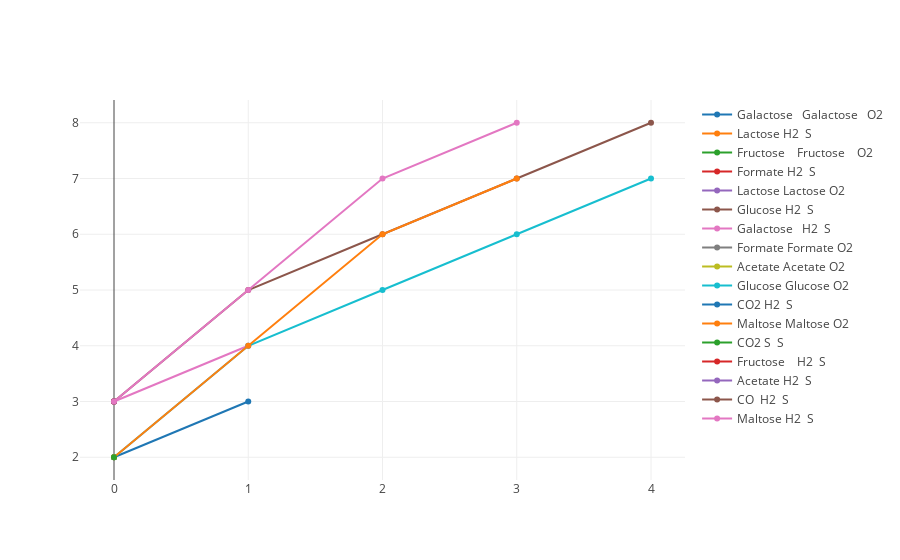

Source (notebook cell):
### Code cell
super_plot(all_seed_dfs,'n_compounds_cumulative')

### Figure 1 — Plotly figure (JSON) as saved in the notebook; plotly's stock layout.template omitted (floating-point values rounded to 4 significant figures)
{"data": [{"mode": "lines+markers", "name": "Galactose   Galactose   O2", "textposition": "top center", "type": "scatter", "x": [0, 1], "y": [2, 3]}, {"mode": "lines+markers", "name": "Lactose H2  S", "textposition": "top center", "type": "scatter", "x": [0], "y": [3]}, {"mode": "lines+markers", "name": "Fructose    Fructose    O2", "textposition": "top center", "type": "scatter", "x": [0], "y": [2]}, {"mode": "lines+markers", "name": "Formate H2  S", "textposition": "top center", "type": "scatter", "x": [0], "y": [3]}, {"mode": "lines+markers", "name": "Lactose Lactose O2", "textposition": "top center", "type": "scatter", "x": [0], "y": [2]}, {"mode": "lines+markers", "name": "Glucose H2  S", "textposition": "top center", "type": "scatter", "x": [0, 1, 2, 3, 4], "y": [3, 5, 6, 7, 8]}, {"mode": "lines+markers", "name": "Galactose   H2  S", "textposition": "top center", "type": "scatter", "x": [0, 1], "y": [3, 4]}, {"mode": "lines+markers", "name": "Formate Formate O2", "textposition": "top center", "type": "scatter", "x": [0], "y": [2]}, {"mode": "lines+markers", "name": "Acetate Acetate O2", "textposition": "top center", "type": "scatter", "x": [0], "y": [2]}, {"mode": "lines+markers", "name": "Glucose Glucose O2", "textposition": "top center", "type": "scatter", "x": [0, 1, 2, 3, 4], "y": [2, 4, 5, 6, 7]}, {"mode": "lines+markers", "name": "CO2 H2  S", "textposition": "top center", "type": "scatter", "x": [0], "y": [3]}, {"mode": "lines+markers", "name": "Maltose Maltose O2", "textposition": "top center", "type": "scatter", "x": [0, 1, 2, 3], "y": [2, 4, 6, 7]}, {"mode": "lines+markers", "name": "CO2 S  S", "textposition": "top center", "type": "scatter", "x": [0], "y": [2]}, {"mode": "lines+markers", "name": "Fructose    H2  S", "textposition": "top center", "type": "scatter", "x": [0], "y": [3]}, {"mode": "lines+markers", "name": "Acetate H2  S", "textposition": "top center", "type": "scatter", "x": [0], "y": [3]}, {"mode": "lines+markers", "name": "CO  H2  S", "textposition": "top center", "type": "scatter", "x": [0], "y": [3]}, {"mode": "lines+markers", "name": "Maltose H2  S", "textposition": "top center", "type": "scatter", "x": [0, 1, 2, 3], "y": [3, 5, 7, 8]}], "layout": {"xaxis": {"autorange": true, "range": [-0.2701, 4.27], "type": "linear"}, "yaxis": {"autorange": true, "range": [1.561, 8.439], "type": "linear"}}}
